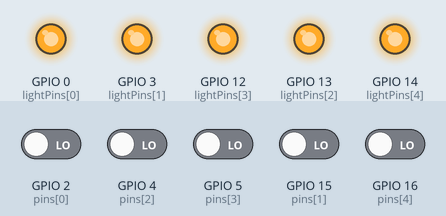
A sketch run on a simulated ESP8266 (NodeMCU). Parts: output pins drawn as LEDs (lit = HIGH). Dashed ring = blinking. Inputs (shaded band) come from the test bench; at power-on: GPIO 2 (pins[0]), GPIO 4 (pins[2]), GPIO 5 (pins[3]), GPIO 15 (pins[1]), GPIO 16 (pins[4]) LOW. WiFi joins after 1.5 s; servers stay silent unless stated; what the sketch prints to the serial monitor is not drawn.

Above: at 2.7 s.
2.8 s: GPIO 2 (pins[0]) driven HIGH
At 3.15 s:
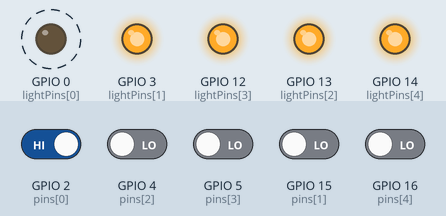
At 5.6 s:
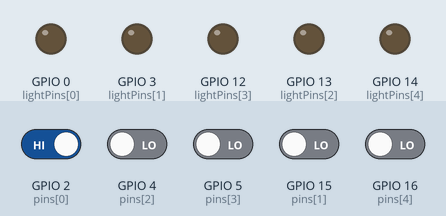
5.8 s: GPIO 2 (pins[0]) driven LOW and GPIO 4 (pins[2]) driven HIGH
At 8.85 s:
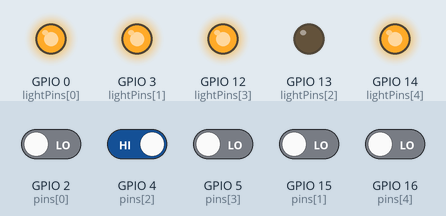
Timing chart, 0 to 14.8 s (numbered marks = the images above; inputs shaded):
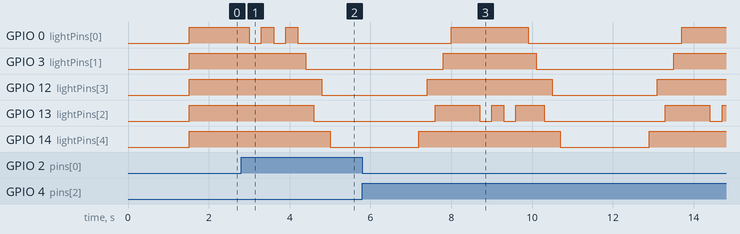

The sketch:

button_code.ino
```cpp
/**
 * File: HappyButton_0.ino
 *
 * THIS BUTTON IS AT LOCATION 0 (The MAGIC Center)
 *
 * Author: Casey E Gilbert
 *
 * Credited: Open source Energia code for connecting to thinkspeak:
 * https://github.com/energia/Energia/blob/master/libraries
 * /SimplelinkWifi/examples/ThingSpeakClient/ThingSpeakClient.ino#L100
 *
 * Created: 14MAR2017
 *
 * Purpose: This program takes in input from 5 different buttons. If the button
 * input pin reads HIGH , then the button has been pressed. The program records
 * which button has been pressed and adds a new reading to the happybutton channel
 * on thinkspeak. The data entered is the location (a final variable specific to the
 * program) and which button was pressed. Thinkspeak keeps track of the date that
 * the data was entered and assigns each entry an ID for simple sorting.
 *
 * The thinkspeak data is made public at https://thingspeak.com/channels/237760 .
 * The data can also be downloaded into an excel spreadsheet or accessed in real time
 * through the use of API commands.
 *
 * The overarching goal of this program is to collect data on happiness.
 *
 * */

#include <SPI.h>
#include <ESP8266WiFi.h>

/*
 * Enter all internet connections used below. Simply uncomment the correct
 * internet if it is already listed. Also add passwords under password.
*/
const char* ssid = "RIT-Legacy";
//const char* ssid = "Verizon-MiFi5510L-5578";

//const char* ssid = "time";


/*
 * Variables
 */

int pressCount = 0; // the number of times a button has been pushed (cumulative)
int pressCounts[5]; // the number of times any of the buttons has been pushed

/*
 * All of the button pin set up
 */

const int pinNum = 5; // the number of buttons we have

/*-------------CHANGE ME DEPENDING ON LOCATION ------------------------*/
// We've already used 0 for the SAU so use either 1 or 2
const int location = 0; // which location is this program running

// An array holding all of the input pins recording button data (five total)
const int pins[] = {2,15,4,5,16};
//const int pins[] = {5,16};

// an array holding output pins for the lighting
const int lightPins[] = {0,3,13,12,14};

// an array holding the state of all the buttons (to digital read the pins)
int buttonStates[pinNum];

/*
 *  Create the Wifi server and client
 */
WiFiServer server(80);
WiFiClient client;

/*
 *  Think speak settings
 */
char thingSpeakAddress[] = "api.thingspeak.com";  // the address
String writeAPIKey = "9P3XOH30ACU9E8CJ";  // the key to our specific channel

long lastConnectionTime = 0;
boolean lastConnected = false;
int failedCounter = 0;


void setup() {
  Serial.begin(115200);
  delay(10);

 // Get the pin modes ready
 for (int i = 0; i < pinNum; i++) {
  pinMode(pins[i], INPUT);
  Serial.print(pins[i]);
 }
 Serial.println("");

 // Get the pin modes ready
 for (int i = 0; i < pinNum; i++) {
  pinMode(lightPins[i], OUTPUT);
 }

  // Connect to WiFi network
  Serial.println();
  Serial.println();
  Serial.print("Connecting to ");
  Serial.println(ssid);

  WiFi.begin(ssid);

  // Wait for the wi fi to connect
  while (WiFi.status() != WL_CONNECTED) {
    delay(500);
    Serial.print(".");
  }
  Serial.println("");
  Serial.println("WiFi connected");

  // Start the server
  server.begin();
  Serial.println("Server started");

 // Here we have the IP address to connect to the page online
 // that can print any updates or whatever
 // Print the IP address
  Serial.print("Use this URL to connect: ");
  Serial.print("http://");
  Serial.print(WiFi.localIP());
  Serial.println("/");
}

void loop() {
    // make client
  client = server.available();

  // make sure all the lights are on
  for (int i= 0; i < pinNum; i++) {
    digitalWrite(lightPins[i], HIGH);
  }

  // Build the web page that will give us responses
  client.println("HTTP/1.1 200 OK");
  client.println("Content-Type: text/html");
  client.println(""); //  do not forget this one
  client.println("<!DOCTYPE HTML>");
  client.println("<html>");
  client.println("<br><br>");
  client.println("<p> How many presses today? </p>");

   // Try to read all of the buttons
  for (int i = 0; i < pinNum; i++) {
    if (digitalRead(pins[i]) == HIGH) {
      buttonStates[i] = HIGH;
      //Serial.println("high");
    }
    else {
      buttonStates[i] = LOW;
    }
  }
  client.println("<p> We tried to read buttons! </p>");

  //int happyLevel = random(1,10);  // for testing purposes DLETE ME

  // Now check the button state, and if it is high, then
  // record in thinkspeak
  String info;
  for (int i = 0; i < pinNum; i++) {
    client.println("<p> Checking for each button high: </p>");

    if (buttonStates[i] == HIGH)  {
      client.println(i);
      Serial.print("Button pressed! ");
      Serial.print(i);
      Serial.println();
      client.println("<p> Before ThingSpeak </p>");

      info = "field1="+(String)i+"&field2="+location; // build string of data to send to thinkspeak
      updateThingSpeak(info); // pass in string
      //client = server.available();
      client.println("<p> Updated ThingSpeak </p>");

      // we'll activate the doLight buttons when we are ready for light fun
      doLights2(i);

      pressCounts[i]++;
      Serial.println(pressCount);
      delay(300);
      client.println("<p>After delay </p>");

      digitalWrite(lightPins[i], HIGH);
      client.println("<p>done with  </p>");
      client.println(i);
    }
  }

  // finish off the page
  for (int i = 0; i < pinNum; i++) {
    client.print("<p> Button ");
    client.print(i);
    client.print(": ");
    client.println(pressCounts[i]);
  }

  client.print(" </p>");
  client.print("<br>");
  client.println("</html>");


}

/**
 * Name: updateThingSpeak
 * @peram: the string that holds the fields and data to update
 * @purpose: This function connects to thingspeak using appropriate key,
 *           and then posts the string of field data to update the channel.
 * @return: none
 */
void updateThingSpeak(String tsData)
{
  if (client.connect(thingSpeakAddress, 80))
  {

        // connect to thinkspeak
    client.print("POST /update HTTP/1.1\n");
    client.print("Host: api.thingspeak.com\n");
    client.print("Connection: close\n");
    // enter appropriate ky
    client.print("X-THINGSPEAKAPIKEY: "+writeAPIKey+"\n");
    client.print("Content-Type: application/x-www-form-urlencoded\n");
    client.print("Content-Length: ");
    client.print(tsData.length());
    client.print("\n\n");

    // print the data to the client and print it so we can see
    Serial.println(tsData);
    client.print(tsData);
  }
  else
  {
    // if it doesn't work
    failedCounter++;

    Serial.println("Connection to ThingSpeak Failed ("+String(failedCounter, DEC)+")");
    Serial.println();

    lastConnectionTime = millis();
  }
  Serial.println("coming out of thinkspeak");

}

/**
 * Name: doLights
 * @peram: int pressed : which button was pressed
 * @return: none
 *
 * Purpose: This function causes the lights of the
 * buttons to blink and light up and do their thing
 */
void doLights(int pressed) {
  digitalWrite(lightPins[pressed], LOW);
  delay(2000);
}

/**
 * Name: doLights2
 * @peram: int pressed : which button was pressed
 * @return: none
 *
 * Purpose: This function causes the lights of the
 * buttons to blink and light up in a beautiful way
 */
void doLights2(int pressed) {
   Serial.println("in do lights 2");
  // make the light on the button that was pressed blink
  for(int i = 0; i < 2; i++) {
    digitalWrite(lightPins[pressed], LOW);
    delay(300);
    digitalWrite(lightPins[pressed],HIGH);
    delay(300);
  }
  // from left to right sweep the lights out
  for (int i = 0; i < pinNum; i++) {
    digitalWrite(lightPins[i], LOW);
    delay(200);
  }
  // wait 2 seconds with lights off
  delay(2000);

  // then sweep lights on from right to left
  for (int i = pinNum-1; i >= 0; i--) {
    digitalWrite(lightPins[i], HIGH);
    delay(200);
  }
}
```

Measured:
- after the input at 2.8 s, GPIO 0 (lightPins[0]): alternates HIGH for 0.30 s and LOW for 0.30 s, 5 changes in all, then stays LOW, starting after 0.20 s; GPIO 3 (lightPins[1]): HIGH → LOW after 1.6 s; GPIO 12 (lightPins[3]): HIGH → LOW after 2.0 s; GPIO 13 (lightPins[2]): HIGH → LOW after 1.8 s; GPIO 14 (lightPins[4]): HIGH → LOW after 2.2 s
